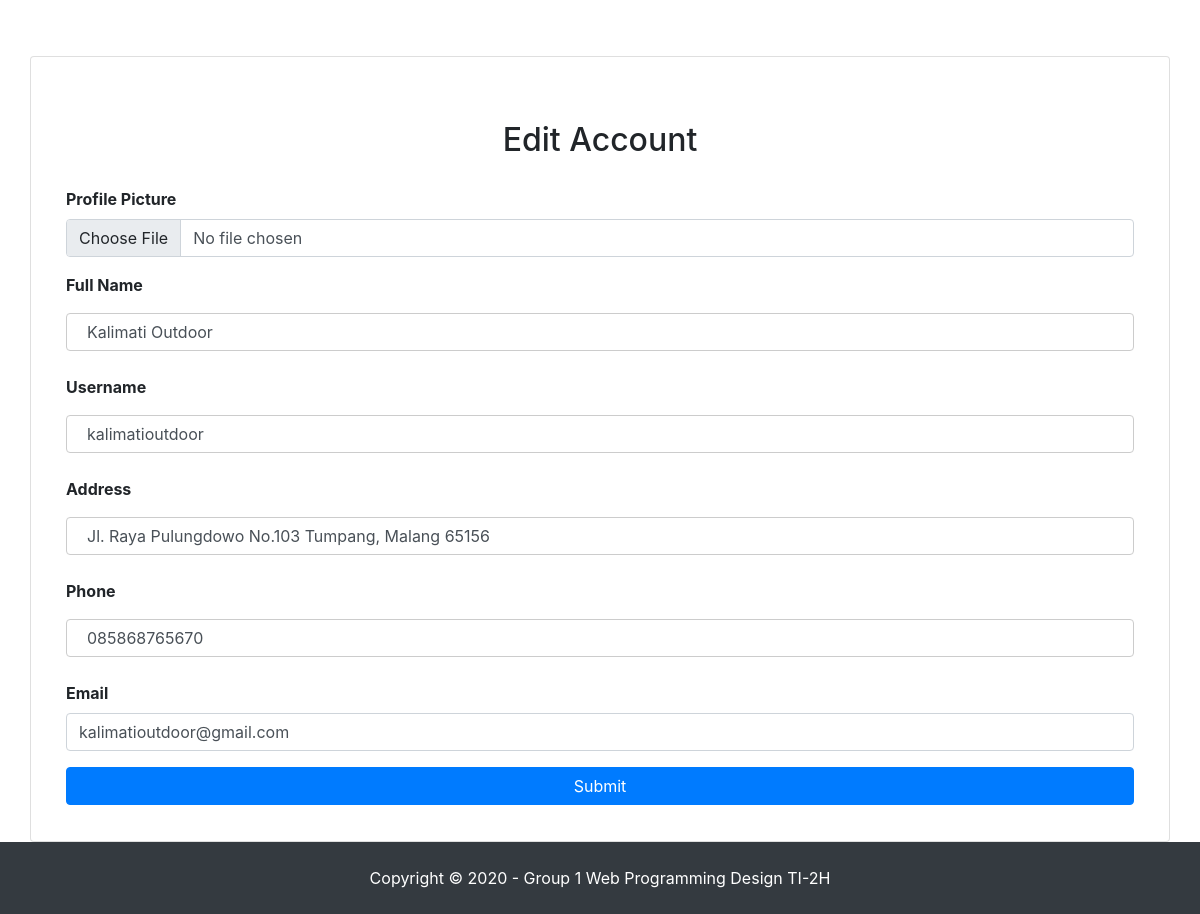
Page /editAccount.php?user_id=1 on the earlier database version.
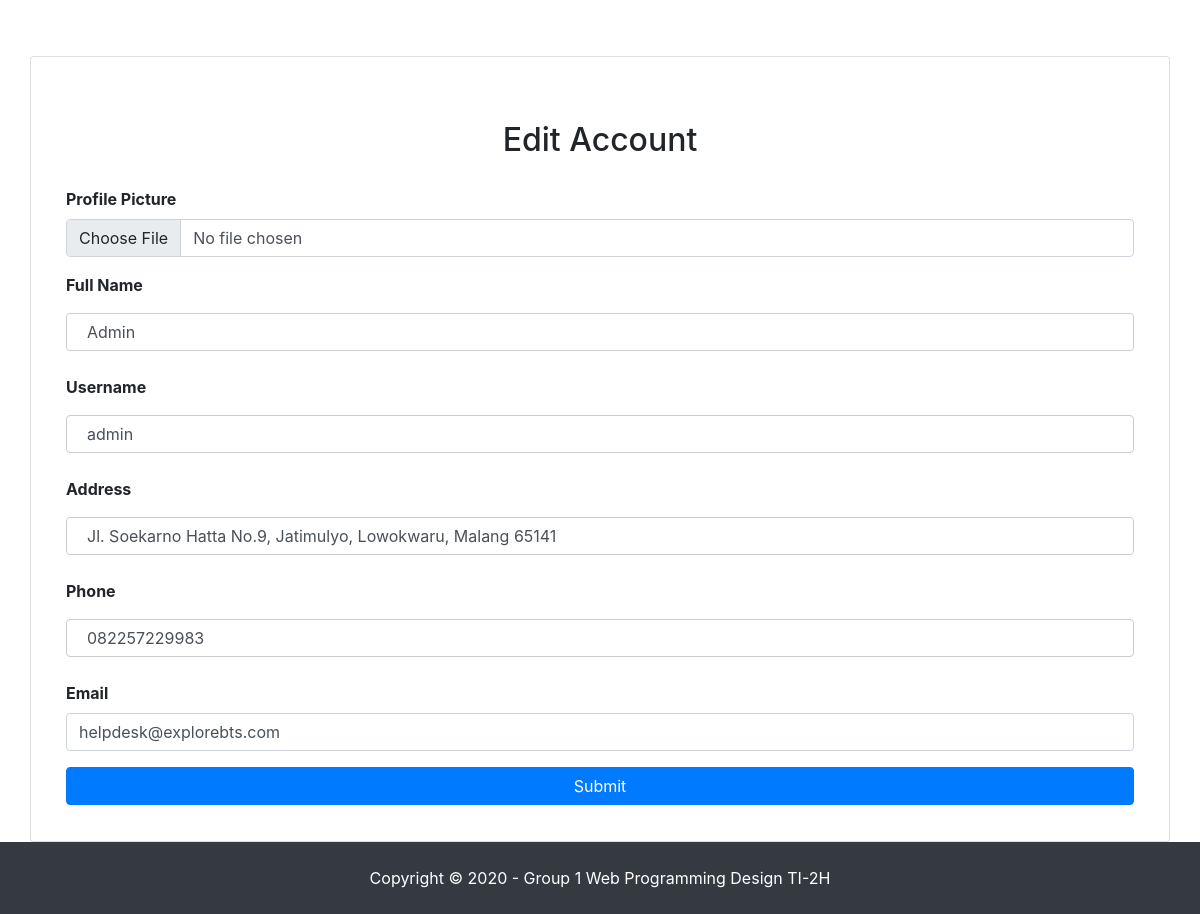
Same page on the later database version.
### tables this page shows
CREATE TABLE `users` (
  `user_id` int(11) NOT NULL,
  `fullname` varchar(50) NOT NULL,
  `username` varchar(20) NOT NULL,
  `address` varchar(255) NOT NULL,
  `phone` varchar(14) NOT NULL,
  `email` varchar(50) NOT NULL,
  `password` varchar(50) NOT NULL,
  `role_id` int(11) NOT NULL,
  `profile_pict` varchar(100) DEFAULT 'user.png'
);

### editAccount.php (the view, shortened to what this page needs)
<!doctype html>
<html lang="en">
    <head>
        <link href="https://cdn.jsdelivr.net/npm/bootstrap@5.0.0-beta1/dist/css/bootstrap.min.css" rel="stylesheet">
        <link href="css/styleLogin.css" rel="stylesheet" />
        <link href="vendor/bootstrap/css/bootstrap.min.css" rel="stylesheet">
        <link href="vendor/bootstrap/css/bootstrap.min.css" rel="stylesheet">
        <link href="css/shop-homepage.css" rel="stylesheet">
    </head>
    <body>
        <?php
            include "connection.php";
            $user_id = $_GET['user_id'];
            $query = "SELECT * FROM users WHERE user_id = $user_id;";
            $result = mysqli_query($connect, $query);
            $row = mysqli_fetch_assoc($result);
        ?>
        <div class="card container">
            <h2 class="mt-5 text-center">Edit Account</h2>
            <div class="card-body">
                <form action="editAccountProcess.php?user_id=<?php echo $user_id?>" method="POST" enctype="multipart/form-data">
                    <div class="mb-3">
                        <label for="profile-pict" class="form-label">Profile Picture</label>
                        <input class="form-control" type="file" name="profile_pict" value="<?php echo $row['profile_pict'];?>">
                    </div>
                    <div class="mb-3">
                        <label for="fullname" class="form-label">Full Name</label>
                        <input type="text" class="form-control" name="fullname" value="<?php echo $row['fullname'];?>" required>
                    </div>
                    <div class="mb-3">
                        <label for="username" class="form-label">Username</label>
                        <input type="text" class="form-control" name="username" value="<?php echo $row['username'];?>" required>
                    </div>
                    <div class="mb-3">
                        <label for="address" class="form-label">Address</label>
                        <input type="text" class="form-control" name="address" value="<?php echo $row['address'];?>" required>
                    </div>
                    <div class="mb-3">
                        <label for="phone" class="form-label">Phone</label>
                        <input type="text" class="form-control" name="phone" value="<?php echo $row['phone'];?>" required>
                    </div>
                    <div class="mb-3">
                        <label for="email" class="form-label">Email</label>
                        <input type="email" class="form-control" name="email" value="<?php echo $row['email'];?>" required>
                    </div>
                    <button type="submit" class="btn btn-primary">Submit</button>
                </form>
            </div>
        </div>
        <?php
            include "components/footer.php"
        ?>
    </body>
</html>

Differences in the rows shown:
changed users: fullname "Kalimati Outdoor" → "Admin"; username "kalimatioutdoor" → "admin"; address "Jl. Raya Pulungdowo No.103 Tumpang, Malang 65156" → "Jl. Soekarno Hatta No.9, Jatimulyo, Lowokwaru, Malang 65141"; phone "085868765670" → "082257229983"; email "kalimatioutdoor@gmail.com" → "helpdesk@explorebts.com"
